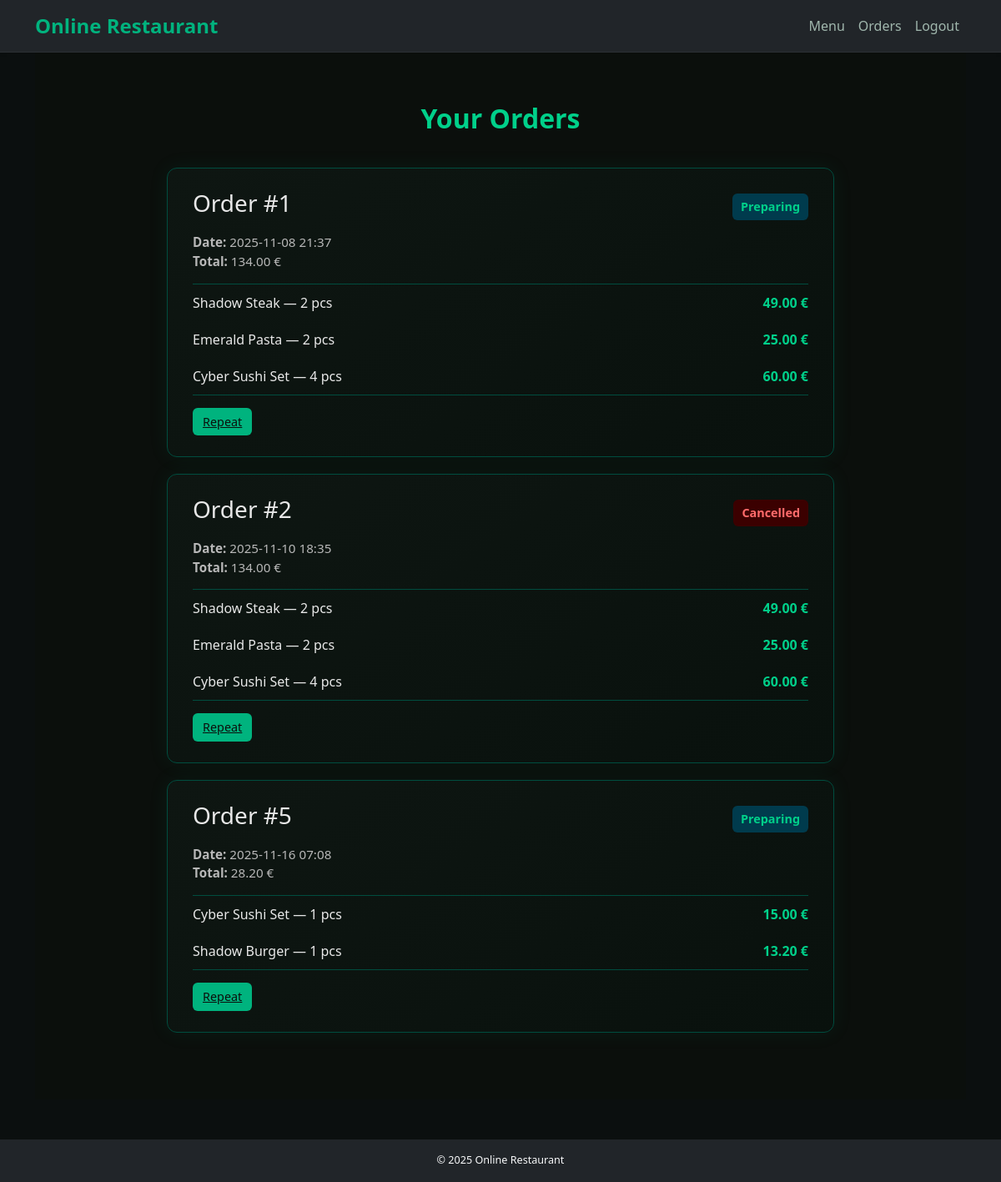
/orders (signed in), run on an earlier commit of the app's database.
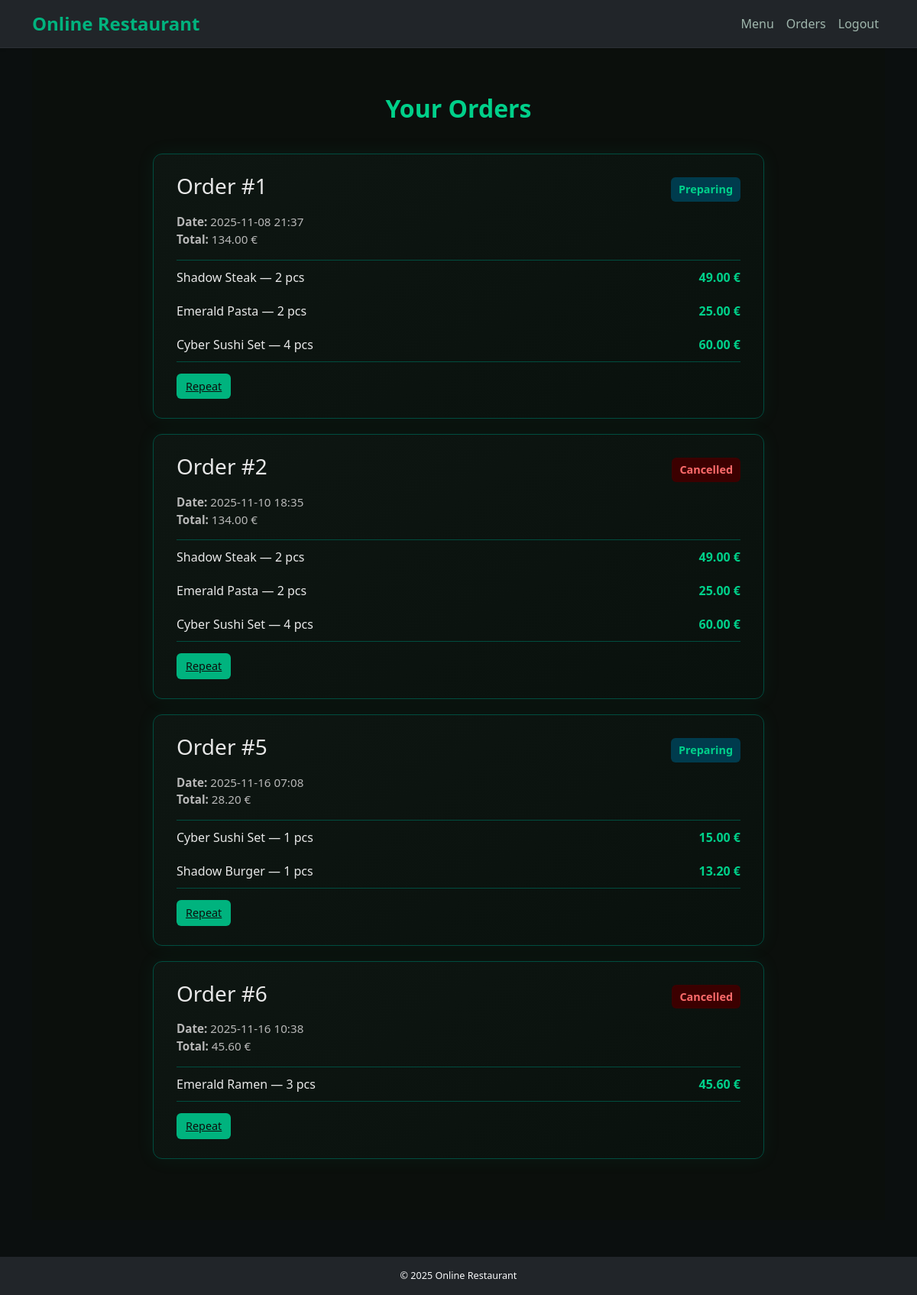
And on a later commit of the database.
### models/models.py (models this page shows)
class Order(db.Model):
    id = db.Column(db.Integer, primary_key=True)
    user_id = db.Column(db.Integer, db.ForeignKey('user.id'), nullable=False)
    total_price = db.Column(db.Float, nullable=False)
    date = db.Column(db.DateTime, server_default=db.func.now())
    items = db.relationship('OrderItem', backref='order', lazy=True)
    status = db.Column(db.String(50), default='Pending')

class OrderItem(db.Model):
    id = db.Column(db.Integer, primary_key=True)
    order_id = db.Column(db.Integer, db.ForeignKey('order.id'), nullable=False)
    dish_id = db.Column(db.Integer, db.ForeignKey('dish.id'), nullable=False)
    quantity = db.Column(db.Integer, nullable=False)
    dish = db.relationship('Dish')

class Dish(db.Model):
    id = db.Column(db.Integer, primary_key=True)
    name = db.Column(db.String(100), nullable=False)
    description = db.Column(db.Text, nullable=False)
    price = db.Column(db.Float, nullable=False)
    image_url = db.Column(db.String(255))

### routes/main.py (the view)
@main_bp.route('/orders')
@login_required
def orders():
    user_orders = Order.query.filter_by(user_id=current_user.id).all()
    return render_template('order_history.html', orders=user_orders)

### app.py (called while the page is built)
@login_manager.user_loader
def load_user(user_id):
    from models.models import User
    return User.query.get(int(user_id))

def create_app():
    app = Flask(__name__)
    app.config.from_object(Config)
    app.config.from_pyfile('config.py', silent=True)
    db.init_app(app)
    migrate.init_app(app, db)
    login_manager.init_app(app)
    csrf.init_app(app)
    limiter.init_app(app)
    from routes.auth import auth_bp
    from routes.main import main_bp
    from routes.admin import admin_bp
    app.register_blueprint(auth_bp)
    app.register_blueprint(main_bp)
    app.register_blueprint(admin_bp)
    @app.after_request
    def set_headers(resp):
        resp.headers["Content-Security-Policy"] = (
            "default-src 'self'; img-src 'self' data:; style-src 'self' 'unsafe-inline'"
        )
        return resp
    return app

### templates/order_history.html (shortened to what this page needs)
{% extends 'base.html' %}
{% block content %}
<section class="orders-section fade-in">
  <h2 class="orders-title">Your Orders</h2>
  {% if orders %}
    {% for order in orders %}
    <div class="order-card">
      <div class="order-header">
        <h3>Order #{{ order.id }}</h3>
        <span class="order-status {{ order.status|lower }}">{{ order.status }}</span>
      </div>
      <p class="order-meta">
        <strong>Date:</strong> {{ order.date.strftime('%Y-%m-%d %H:%M') }}<br>
        <strong>Total:</strong> {{ "%.2f"|format(order.total_price) }} €
      </p>
      <ul class="order-list">
        {% for item in order.items %}
        <li>
          <span>{{ item.dish.name }} — {{ item.quantity }} pcs</span>
          <span class="order-price">{{ "%.2f"|format(item.dish.price * item.quantity) }} €</span>
        </li>
        {% endfor %}
      </ul>
      <div class="order-actions">
        <a href="{{ url_for('main.repeat_order', order_id=order.id) }}" class="btn-small edit">Repeat</a>
      </div>
    </div>
    {% endfor %}
  {% else %}
    <p class="empty-text">You have no orders yet.</p>
  {% endif %}
</section>
{% endblock %}

What changed in the data, as far as the page shows it:
added Order: id "6", status "Cancelled", date "2025-11-16 10:38", total_price "45.60"
added OrderItem: dish.name "Emerald Ramen", quantity "3", shown under "6"
now on this page (row unchanged): Dish: item.dish.price*item.quantity "45.60"
